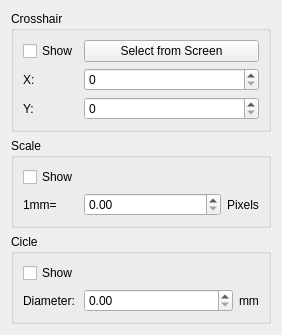
<?xml version="1.0" encoding="UTF-8"?>
<ui version="4.0">
 <class>Blade::TaskBoxCameraDisplay</class>
 <widget class="QWidget" name="Blade::TaskBoxCameraDisplay">
  <property name="geometry">
   <rect>
    <x>0</x>
    <y>0</y>
    <width>282</width>
    <height>310</height>
   </rect>
  </property>
  <property name="windowTitle">
   <string>Display</string>
  </property>
  <layout class="QGridLayout" name="gridLayout">
   <item row="0" column="0">
    <widget class="QGroupBox" name="groupBox">
     <property name="title">
      <string>Crosshair</string>
     </property>
     <layout class="QGridLayout" name="gridLayout_3">
      <item row="2" column="0">
       <widget class="QCheckBox" name="cbShowCross">
        <property name="sizePolicy">
         <sizepolicy hsizetype="Maximum" vsizetype="Fixed">
          <horstretch>0</horstretch>
          <verstretch>0</verstretch>
         </sizepolicy>
        </property>
        <property name="text">
         <string>Show</string>
        </property>
       </widget>
      </item>
      <item row="6" column="0">
       <widget class="QLabel" name="label">
        <property name="sizePolicy">
         <sizepolicy hsizetype="Maximum" vsizetype="Preferred">
          <horstretch>0</horstretch>
          <verstretch>0</verstretch>
         </sizepolicy>
        </property>
        <property name="text">
         <string>X:</string>
        </property>
       </widget>
      </item>
      <item row="10" column="1">
       <widget class="QSpinBox" name="sbCrossY">
        <property name="sizePolicy">
         <sizepolicy hsizetype="Expanding" vsizetype="Fixed">
          <horstretch>0</horstretch>
          <verstretch>0</verstretch>
         </sizepolicy>
        </property>
        <property name="maximum">
         <number>9999</number>
        </property>
       </widget>
      </item>
      <item row="10" column="0">
       <widget class="QLabel" name="label_2">
        <property name="sizePolicy">
         <sizepolicy hsizetype="Maximum" vsizetype="Preferred">
          <horstretch>0</horstretch>
          <verstretch>0</verstretch>
         </sizepolicy>
        </property>
        <property name="text">
         <string>Y:</string>
        </property>
       </widget>
      </item>
      <item row="6" column="1">
       <widget class="QSpinBox" name="sbCrossX">
        <property name="sizePolicy">
         <sizepolicy hsizetype="Expanding" vsizetype="Fixed">
          <horstretch>0</horstretch>
          <verstretch>0</verstretch>
         </sizepolicy>
        </property>
        <property name="maximum">
         <number>9999</number>
        </property>
       </widget>
      </item>
      <item row="2" column="1">
       <widget class="QPushButton" name="pbSelect">
        <property name="sizePolicy">
         <sizepolicy hsizetype="Expanding" vsizetype="Fixed">
          <horstretch>0</horstretch>
          <verstretch>0</verstretch>
         </sizepolicy>
        </property>
        <property name="text">
         <string>Select from Screen</string>
        </property>
       </widget>
      </item>
     </layout>
    </widget>
   </item>
   <item row="1" column="0">
    <widget class="QGroupBox" name="groupBox_2">
     <property name="title">
      <string>Scale</string>
     </property>
     <layout class="QGridLayout" name="gridLayout_2">
      <item row="1" column="2">
       <widget class="QLabel" name="label_4">
        <property name="sizePolicy">
         <sizepolicy hsizetype="Maximum" vsizetype="Preferred">
          <horstretch>0</horstretch>
          <verstretch>0</verstretch>
         </sizepolicy>
        </property>
        <property name="text">
         <string>Pixels</string>
        </property>
       </widget>
      </item>
      <item row="1" column="0">
       <widget class="QLabel" name="label_3">
        <property name="sizePolicy">
         <sizepolicy hsizetype="Maximum" vsizetype="Preferred">
          <horstretch>0</horstretch>
          <verstretch>0</verstretch>
         </sizepolicy>
        </property>
        <property name="text">
         <string>1mm=</string>
        </property>
       </widget>
      </item>
      <item row="1" column="1">
       <widget class="QDoubleSpinBox" name="sbScale">
        <property name="minimum">
         <double>0.000000000000000</double>
        </property>
        <property name="maximum">
         <double>999.990000000000009</double>
        </property>
       </widget>
      </item>
      <item row="0" column="0">
       <widget class="QCheckBox" name="cbShowScale">
        <property name="text">
         <string>Show</string>
        </property>
       </widget>
      </item>
     </layout>
    </widget>
   </item>
   <item row="2" column="0">
    <widget class="QGroupBox" name="groupBox_3">
     <property name="title">
      <string>Cicle</string>
     </property>
     <layout class="QGridLayout" name="gridLayout_4">
      <item row="0" column="0">
       <widget class="QCheckBox" name="cbShowCircle">
        <property name="text">
         <string>Show</string>
        </property>
       </widget>
      </item>
      <item row="1" column="0">
       <widget class="QLabel" name="label_5">
        <property name="sizePolicy">
         <sizepolicy hsizetype="Maximum" vsizetype="Preferred">
          <horstretch>0</horstretch>
          <verstretch>0</verstretch>
         </sizepolicy>
        </property>
        <property name="text">
         <string>Diameter:</string>
        </property>
       </widget>
      </item>
      <item row="1" column="1">
       <widget class="QDoubleSpinBox" name="sbDiameter">
        <property name="sizePolicy">
         <sizepolicy hsizetype="Minimum" vsizetype="Fixed">
          <horstretch>0</horstretch>
          <verstretch>0</verstretch>
         </sizepolicy>
        </property>
       </widget>
      </item>
      <item row="1" column="2">
       <widget class="QLabel" name="label_6">
        <property name="sizePolicy">
         <sizepolicy hsizetype="Maximum" vsizetype="Preferred">
          <horstretch>0</horstretch>
          <verstretch>0</verstretch>
         </sizepolicy>
        </property>
        <property name="text">
         <string>mm</string>
        </property>
       </widget>
      </item>
     </layout>
    </widget>
   </item>
  </layout>
 </widget>
 <resources/>
 <connections/>
</ui>
